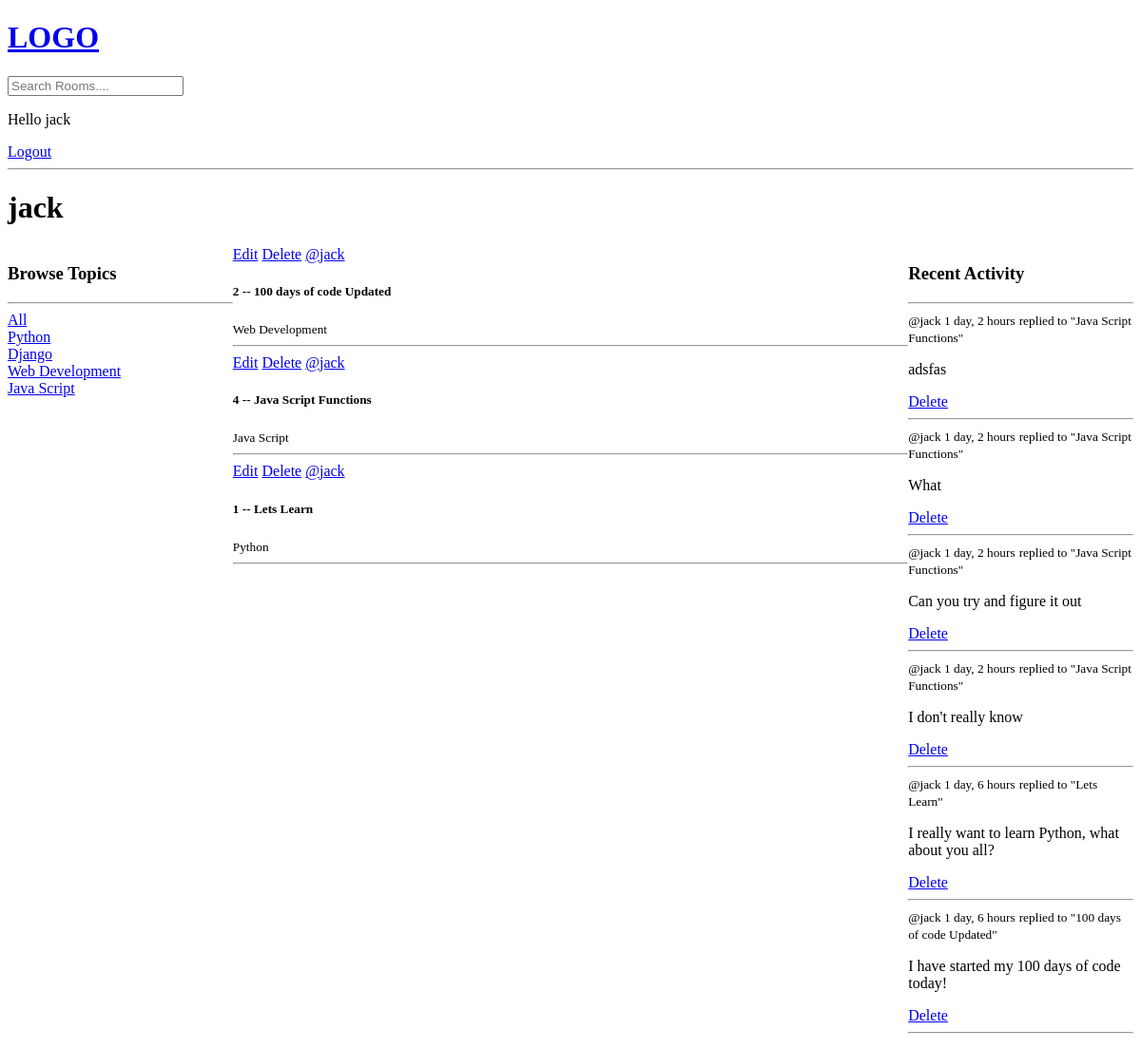
Before: /profile/1/ (signed in) with the older database file.
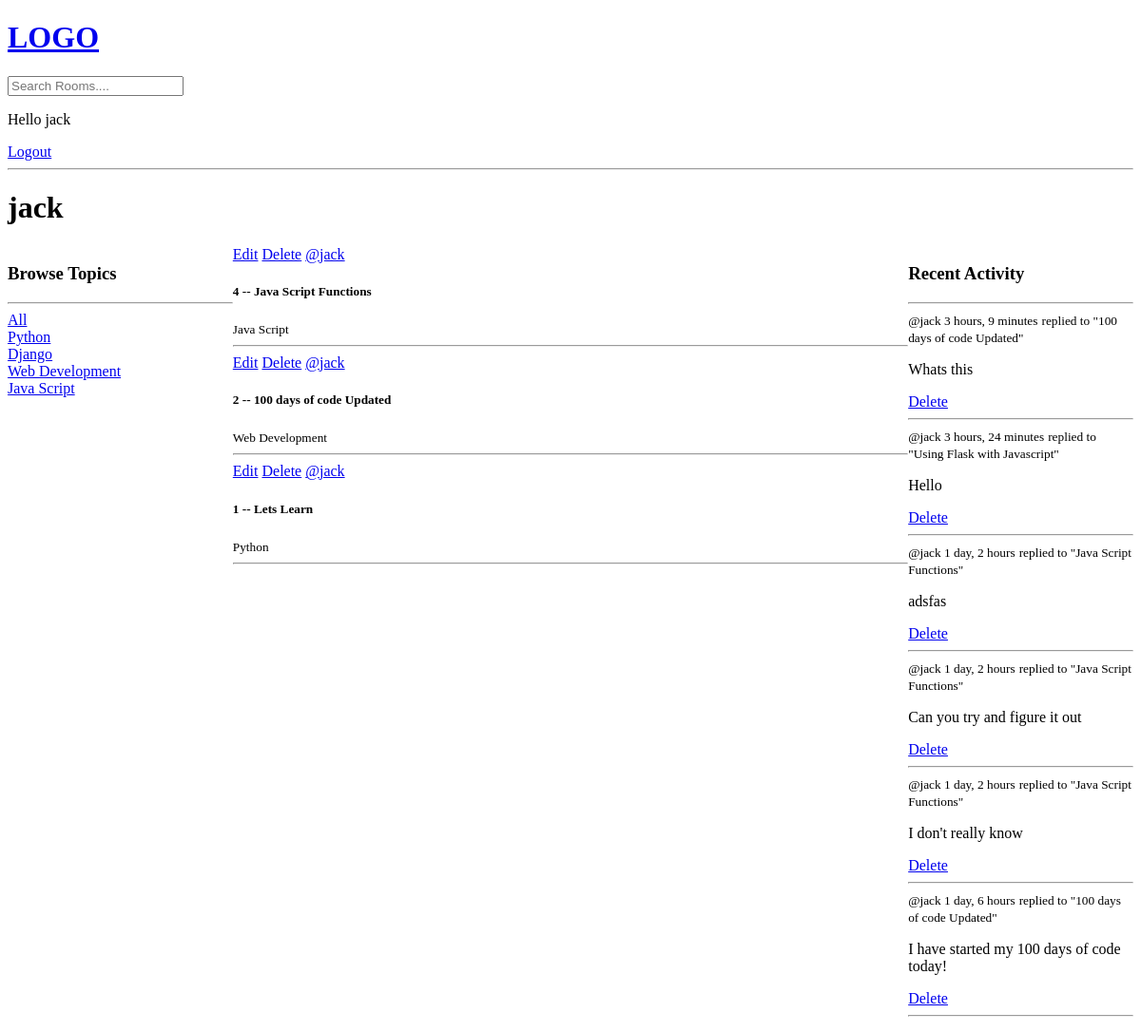
After: the same page with the newer database file.
### base/models.py (models this page shows, shortened)
class Topic(models.Model):
    name = models.CharField(max_length=200)

class Room(models.Model):
    host = models.ForeignKey(User, on_delete=models.SET_NULL, null=True)
    topic = models.ForeignKey(Topic, on_delete=models.SET_NULL, null=True)
    name = models.CharField(max_length=200)
    description = models.TextField(null=True, blank=True)
    participants = models.ManyToManyField(User, related_name='participants', blank=True)
    updated = models.DateTimeField(auto_now=True)
    created = models.DateTimeField(auto_now_add=True)
    class Meta:
        ordering = ['-updated', '-created']
    def __str__(self):
        return self.name

class Message(models.Model):
    user = models.ForeignKey(User, on_delete=models.CASCADE)
    room = models.ForeignKey(Room, on_delete=models.CASCADE)
    body = models.TextField()
    updated = models.DateTimeField(auto_now=True)
    created = models.DateTimeField(auto_now_add=True)
    class Meta:
        ordering = ['-updated', '-created']
    def __str__(self):
        return self.body[0:50]

### base/views.py (the view)
# urls.py: path('profile/<str:pk>/', views.userProfile, name="user-profile"),
def userProfile(request, pk):
    user = User.objects.get(id=pk)
    rooms = user.room_set.all()
    room_messages = user.message_set.all()
    topics = Topic.objects.all()
    context = {'user': user, 'rooms': rooms, 'room_messages': room_messages, 'topics': topics}
    return render(request, 'base/profile.html', context)

### base/templates/base/profile.html (shortened to what this page needs)
{% extends 'main.html' %}
{% block content %}
<h1>{{user.username}}</h1>
<div class="profile-container">
    <div>
        {% include 'base/topics_component.html' %}
    </div>
    <div>
        {% include 'base/feed_component.html' %}
    </div>
    <div>
        {% include 'base/activity_component.html' %}
    </div>
</div>
{% endblock content %}

### base/templates/base/topics_component.html
<h3>Browse Topics</h3>
        <hr>
        <div>
            <a href="{% url 'home' %}">All</a>
        </div>
        {% for topic in topics %}
            <div>
                <a href="{% url 'home' %}?q={{topic.name}}">{{topic.name}}</a>
            </div>
        {% endfor %}

### base/templates/base/feed_component.html
{% for room in rooms %}
<div>
  {% if request.user == room.host %}
  <a href="{% url 'update-room' room.id %}">Edit</a>
  <a href="{% url 'delete-room' room.id %}">Delete</a>
  {% endif %}
  <a href="{% url 'user-profile' room.host.id %}">@{{room.host.username}}</a>
  <h5>{{room.id}} -- <a href="{% url 'room' room.id %}"></a>{{room.name}}</h5>
  <small>{{room.topic.name}}</small>
  <hr />
</div>
{% endfor %}

### base/templates/base/activity_component.html
<h3>Recent Activity</h3>
        <hr>
        {% for message in room_messages %}
        <div>
            <small>@{{message.user}}  {{message.created|timesince}}</small>
            <small>replied to "{{message.room}}"</small>
            <p>{{message}}</p>
            {% if request.user == message.user %}
            <a href="{% url 'delete-message' message.id %}">Delete</a>
            {% endif %}
            <hr>
        </div>
        {% endfor %}

Changed rows visible on the page:
removed Message: user "jack", created "1 day, 2 hours", room "Java Script Functions", body "What", shows "Delete"
removed Message: user "jack", created "1 day, 6 hours", room "Lets Learn", body "I really want to learn Python, what about you all?", shows "Delete"
changed Room "Java Script Functions": moves up the list
added Message: user "jack", created "3 hours, 9 minutes", room "100 days of code Updated", body "Whats this", shows "Delete"
added Message: user "jack", created "3 hours, 24 minutes", room "Using Flask with Javascript", body "Hello", shows "Delete"
